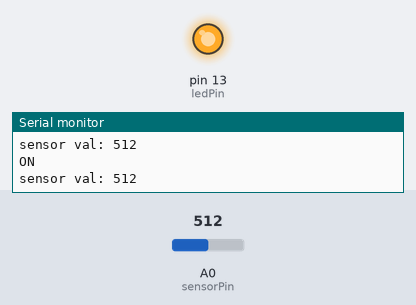
The sketch below on a simulated Arduino Uno, built with avr-gcc and run on an emulated ATmega328P. Shown: output pins drawn as LEDs (lit = HIGH), the last lines printed to the serial monitor. The test bench sets the inputs (shaded band); at power-on: A0 (sensorPin) = 512.

Above: at 1.2 s.
1.3 s: A0 (sensorPin) set to 217
4.3 s: A0 (sensorPin) set to 193
At 5.1 s:
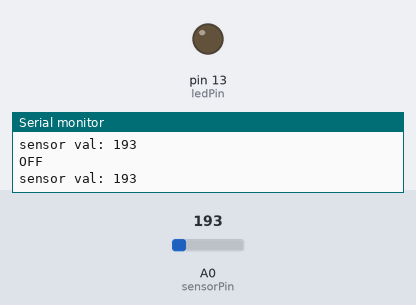
5.8 s: A0 (sensorPin) set to 210
At 6.7 s:
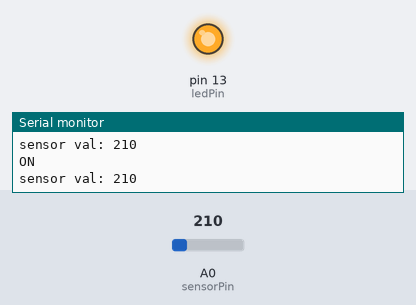
7.3 s: A0 (sensorPin) set to 0
At 7.7 s:
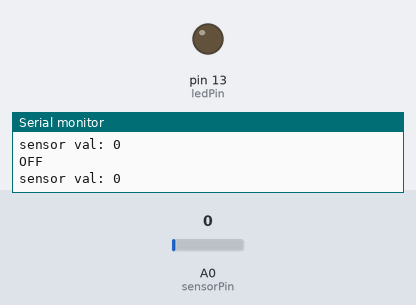
Timing chart, 0 to 9.8 s (numbered marks = the images above; inputs shaded):
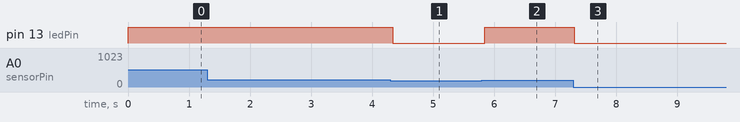

Measured:
- the behaviour switches between 201 and 200 on A0 (sensorPin) (found by bisection; images 0 and 1)
- after the input at 4.3 s, pin 13 (ledPin): HIGH → LOW at once
- after the input at 5.8 s, pin 13 (ledPin): LOW → HIGH after 0.05 s
- after the input at 7.3 s, pin 13 (ledPin): HIGH → LOW at once

The sketch:

analog_read_threshold.ino
```cpp
/*
analog read threshold
*/

int sensorPin = A0;
int ledPin = 13;
int sensorValue = 0;

int threshold = 200;

void setup() {
  pinMode(ledPin, OUTPUT);
  Serial.begin(9600);
}

void loop() {
  sensorValue = analogRead(sensorPin);

  if(sensorValue > threshold){
    Serial.println("ON");
    digitalWrite(ledPin, HIGH);
  } else {
    Serial.println("OFF");
    digitalWrite(ledPin, LOW);
  }

  Serial.print("sensor val: ");
  Serial.println(sensorValue);

  delay(50);
}
```
